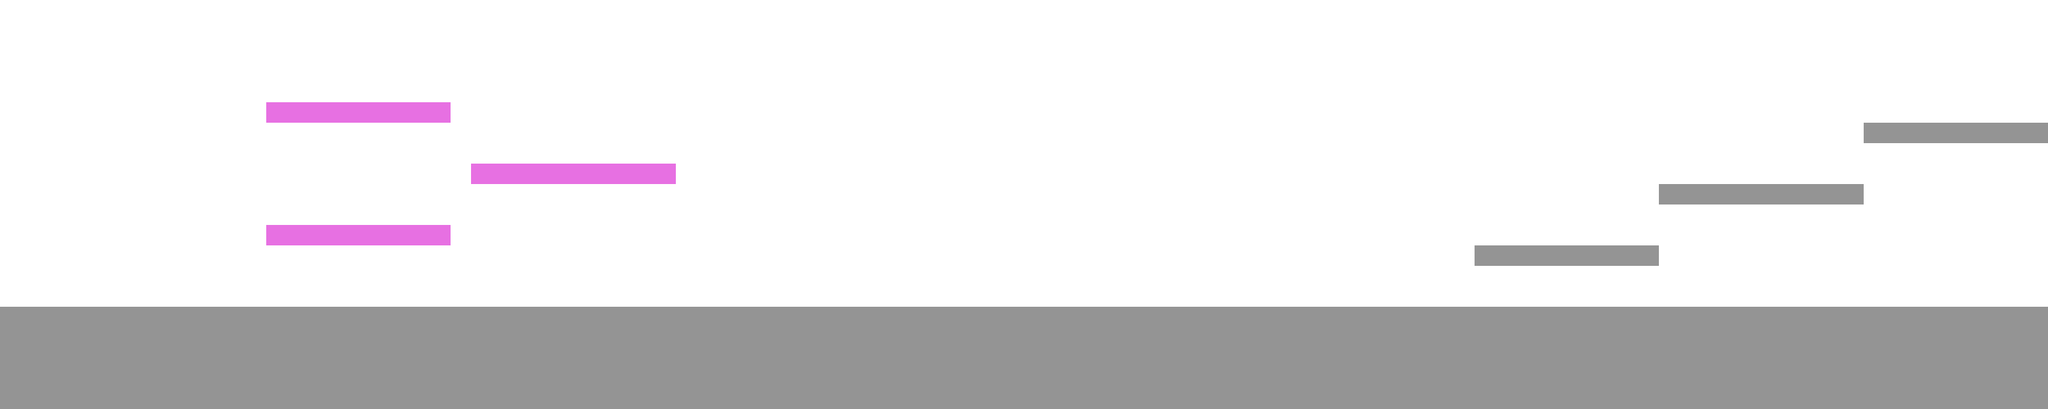

A 2D game scene composited from a Tiled map and its tileset images. What follows is a short description and the map's XML, with each tile layer's data collapsed to a summary:
An orthogonal 100x20 tile map with 32x32 px tiles, 5 tile layers (backgroundLayer, blockedLayer, moveableLayer1, moveableLayer2, ...) and 15 objects.

<map version="1.2" tiledversion="1.2.3" orientation="orthogonal" renderorder="right-down" width="100" height="20" tilewidth="32" tileheight="32" infinite="0" nextlayerid="9" nextobjectid="29">
 <tileset firstgid="1" name="tileset" tilewidth="32" tileheight="32" tilecount="16" columns="4">
  <image source="tileset.png" width="128" height="128" />
 </tileset>
 <layer id="2" name="backgroundLayer" width="100" height="20">
  <data>[2000 cells, 2000 non-empty, 1 distinct tile ids]</data>
 </layer>
 <layer id="3" name="blockedLayer" width="100" height="20">
  <data>[2000 cells, 528 non-empty, 1 distinct tile ids]</data>
 </layer>
 <objectgroup id="4" name="objectsLayer">
  <object id="14" gid="7" x="3136" y="160" width="32" height="32">
   <properties>
    <property name="type" value="exit" />
   </properties>
  </object>
  <object id="15" gid="7" x="1792" y="480" width="32" height="32">
   <properties>
    <property name="type" value="spike" />
   </properties>
  </object>
  <object id="16" gid="7" x="1856" y="480" width="32" height="32">
   <properties>
    <property name="type" value="spike" />
   </properties>
  </object>
  <object id="17" gid="7" x="1824" y="480" width="32" height="32">
   <properties>
    <property name="type" value="spike" />
   </properties>
  </object>
  <object id="18" gid="7" x="1888" y="480" width="32" height="32">
   <properties>
    <property name="type" value="spike" />
   </properties>
  </object>
  <object id="19" gid="7" x="1920" y="480" width="32" height="32">
   <properties>
    <property name="type" value="spike" />
   </properties>
  </object>
  <object id="20" gid="7" x="1376" y="480" width="32" height="32">
   <properties>
    <property name="type" value="spike" />
   </properties>
  </object>
  <object id="21" gid="7" x="1408" y="480" width="32" height="32">
   <properties>
    <property name="type" value="spike" />
   </properties>
  </object>
  <object id="22" gid="7" x="1440" y="480" width="32" height="32">
   <properties>
    <property name="type" value="spike" />
   </properties>
  </object>
  <object id="23" gid="7" x="1472" y="480" width="32" height="32">
   <properties>
    <property name="type" value="spike" />
   </properties>
  </object>
  <object id="24" gid="7" x="1504" y="480" width="32" height="32">
   <properties>
    <property name="type" value="spike" />
   </properties>
  </object>
  <object id="25" gid="7" x="128" y="352" width="32" height="32">
   <properties>
    <property name="type" value="playerStart" />
   </properties>
  </object>
  <object id="26" gid="7" x="544" y="480" width="32" height="32">
   <properties>
    <property name="id" type="int" value="1" />
    <property name="type" value="lever" />
   </properties>
  </object>
  <object id="27" gid="7" x="832" y="480" width="32" height="32">
   <properties>
    <property name="id" type="int" value="2" />
    <property name="type" value="lever" />
   </properties>
  </object>
  <object id="28" gid="7" x="1120" y="480" width="32" height="32">
   <properties>
    <property name="id" type="int" value="3" />
    <property name="type" value="lever" />
   </properties>
  </object>
 </objectgroup>
 <layer id="6" name="moveableLayer1" width="100" height="20">
  <properties>
   <property name="id" type="int" value="1" />
   <property name="type" value="moveableLayer" />
  </properties>
  <data>[2000 cells, 9 non-empty, 1 distinct tile ids]</data>
 </layer>
 <layer id="7" name="moveableLayer2" width="100" height="20">
  <properties>
   <property name="id" type="int" value="2" />
   <property name="type" value="moveableLayer" />
  </properties>
  <data>[2000 cells, 10 non-empty, 1 distinct tile ids]</data>
 </layer>
 <layer id="8" name="moveableLayer3" width="100" height="20">
  <properties>
   <property name="id" type="int" value="3" />
   <property name="type" value="moveableLayer" />
  </properties>
  <data>[2000 cells, 9 non-empty, 1 distinct tile ids]</data>
 </layer>
</map>
